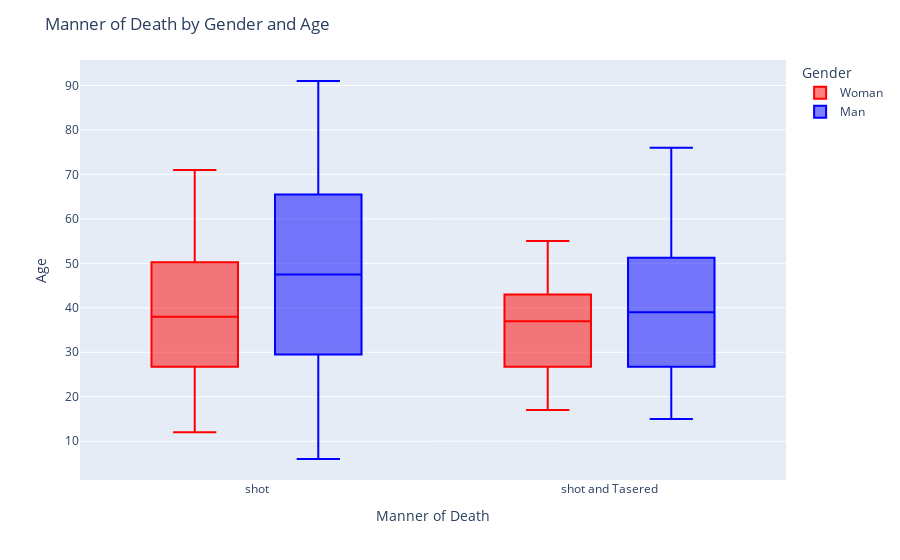

This figure's notebook cell:
### Code cell
fig = px.box(age_x_manner_of_death, x='manner_of_death', y='age', color='gender', color_discrete_map={'Woman': 'red', 'Man': 'blue'})
fig.update_layout(
    title="Manner of Death by Gender and Age",
    xaxis_title="Manner of Death",
    yaxis_title="Age",
    legend_title="Gender",
)
fig.show()

### Figure 1 — Plotly figure (JSON) as saved in the notebook; plotly's stock layout.template omitted (floating-point values rounded to 4 significant figures)
{"data": [{"alignmentgroup": "True", "hovertemplate": "gender=Woman<br>manner_of_death=%{x}<br>age=%{y}<extra></extra>", "legendgroup": "Woman", "marker": {"color": "red"}, "name": "Woman", "notched": false, "offsetgroup": "Woman", "orientation": "v", "showlegend": true, "type": "box", "x": ["shot", "shot", "shot", "shot", "shot", "shot", "shot", "shot", "shot", "shot", "shot", "shot", "shot", "shot", "shot", "shot", "shot", "shot", "shot", "shot", "shot", "shot", "shot", "shot", "shot", "shot", "shot", "shot", "shot", "shot", "shot and Tasered", "shot", "shot", "shot", "shot and Tasered", "shot", "shot and Tasered", "shot and Tasered", "shot", "shot", "shot", "shot", "shot", "shot and Tasered", "shot", "shot", "shot", "shot", "shot", "shot"], "x0": " ", "xaxis": "x", "y": [25, 50, 24, 27, 31, 40, 46, 17, 21, 23, 26, 28, 36, 37, 38, 53, 29, 30, 32, 34, 35, 39, 41, 43, 44, 45, 55, 62, 12, 16, 17, 18, 20, 22, 30, 33, 37, 39, 42, 48, 49, 51, 54, 55, 56, 59, 60, 61, 66, 71], "y0": " ", "yaxis": "y"}, {"alignmentgroup": "True", "hovertemplate": "gender=Man<br>manner_of_death=%{x}<br>age=%{y}<extra></extra>", "legendgroup": "Man", "marker": {"color": "blue"}, "name": "Man", "notched": false, "offsetgroup": "Man", "orientation": "v", "showlegend": true, "type": "box", "x": ["shot", "shot", "shot", "shot", "shot", "shot", "shot", "shot", "shot", "shot", "shot", "shot", "shot", "shot", "shot", "shot", "shot", "shot", "shot", "shot", "shot", "shot", "shot", "shot", "shot", "shot", "shot", "shot", "shot", "shot", "shot", "shot", "shot", "shot", "shot", "shot", "shot", "shot", "shot", "shot", "shot", "shot", "shot", "shot", "shot", "shot", "shot", "shot", "shot and Tasered", "shot", "shot and Tasered", "shot", "shot and Tasered", "shot and Tasered", "shot and Tasered", "shot and Tasered", "shot", "shot", "shot", "shot and Tasered", "shot", "shot and Tasered", "shot and Tasered", "shot and Tasered", "shot and Tasered", "shot and Tasered", "shot and Tasered", "shot and Tasered", "shot and Tasered", "shot and Tasered", "shot and Tasered", "shot and Tasered", "shot and Tasered", "shot and Tasered", "shot and Tasered", "shot", "shot", "shot", "shot and Tasered", "shot and Tasered", "shot and Tasered", "shot and Tasered", "shot and Tasered", "shot and Tasered", "shot and Tasered", "shot", "shot", "shot and Tasered", "shot and Tasered", "shot and Tasered", "shot and Tasered", "shot and Tasered", "shot and Tasered", "shot and Tasered", "shot", "shot", "shot", "shot", "shot", "shot", "shot", "shot", "shot", "shot", "shot and Tasered", "shot and Tasered", "shot and Tasered", "shot and Tasered", "shot and Tasered", "shot and Tasered", "shot and Tasered", "shot and Tasered", "shot and Tasered", "shot and Tasered", "shot and Tasered", "shot and Tasered", "shot and Tasered", "shot and Tasered", "shot", "shot", "shot"], "x0": " ", "xaxis": "x", "y": [25, 36, 24, 29, 31, 34, 33, 28, 32, 27, 23, 35, 26, 30, 37, 45, 38, 22, 18, 41, 21, 39, 40, 19, 50, 53, 20, 43, 47, 42, 59, 46, 51, 49, 48, 44, 52, 56, 54, 55, 57, 17, 58, 16, 60, 63, 62, 64, 25, 61, 33, 15, 30, 31, 35, 36, 65, 66, 69, 32, 68, 20, 26, 38, 43, 49, 50, 29, 37, 39, 42, 46, 48, 54, 63, 67, 70, 76, 18, 21, 23, 28, 41, 45, 52, 71, 72, 22, 24, 27, 34, 47, 51, 53, 73, 74, 75, 77, 82, 83, 86, 6, 13, 14, 15, 16, 17, 19, 40, 44, 55, 56, 57, 58, 60, 67, 70, 76, 79, 80, 91], "y0": " ", "yaxis": "y"}], "layout": {"autosize": true, "boxmode": "group", "legend": {"title": {"text": "Gender"}, "tracegroupgap": 0}, "margin": {"t": 60}, "title": {"text": "Manner of Death by Gender and Age"}, "xaxis": {"anchor": "y", "autorange": true, "domain": [0, 1], "range": [-0.5, 1.5], "title": {"text": "Manner of Death"}, "type": "category"}, "yaxis": {"anchor": "x", "autorange": true, "domain": [0, 1], "range": [1.278, 95.72], "title": {"text": "Age"}, "type": "linear"}}}
